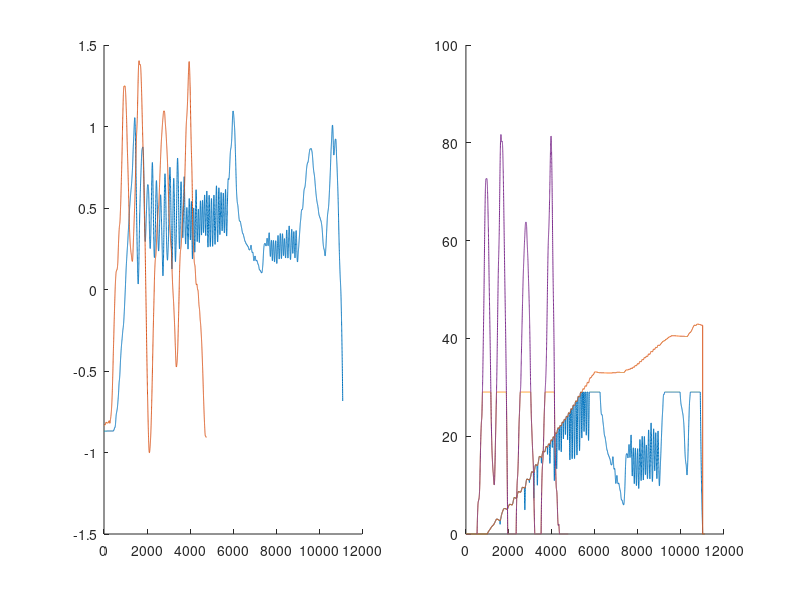
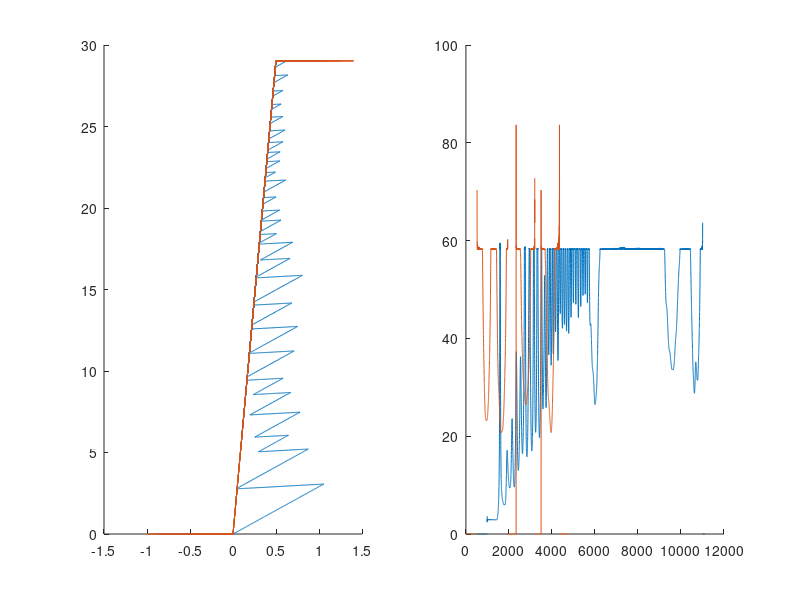

MATLAB code for these plots, in order:
% SSI data processing

%% load data
SSI_data = load("Ke3_Kv015.txt"); % Kv = 0.15 A/rad, alpha = 1*Kv, beta = 0.5*Kv
noSSI_data = load("Ke3.txt"); % Ke = 3 A/rad

% data format: [x*1000, f*1000, fe*1000, Id*1000, U1, Kdisp*1000]
% note: if f_SSI>fe, f = fe

%% scale data
SSI_data(:,1:4) = SSI_data(:,1:4)/1000; 
SSI_data(:,6) = SSI_data(:,6)/1000; 
noSSI_data(:,1:4) = noSSI_data(:,1:4)/1000;
noSSI_data(:,6) = noSSI_data(:,6)/1000; 

Imax = 1.5; % A
kt = 19.4; % in mNm/A
SSI_data(:,5) = ((SSI_data(:,5)-5000)/4000)*Imax*kt; % commanded T in mNm
noSSI_data(:,5) = ((noSSI_data(:,5)-5000)/4000)*Imax*kt;

%% plot things

figure; subplot(1,2,1); hold on;
plot(SSI_data(1:11100,1));
plot(noSSI_data(1:4750,1)); 
hold off;
subplot(1,2,2); hold on;
plot(SSI_data(1:11100,5));
plot(SSI_data(1:11100,2)*kt);
plot(noSSI_data(1:4750,5));
plot(noSSI_data(1:4750,3)*kt);
hold off;

figure; subplot(1,2,1); hold on;
plot(SSI_data(1:11100,1),SSI_data(1:11100,5));
plot(noSSI_data(1:4750,1),noSSI_data(1:4750,5));
hold off;
subplot(1,2,2); hold on;
plot(SSI_data(1:11100,5)./SSI_data(1:11100,1));
plot(noSSI_data(1:4750,5)./noSSI_data(1:4750,1));
hold off;

% figure;
% plot(noSSI_data(:,1),noSSI_data(:,3));

